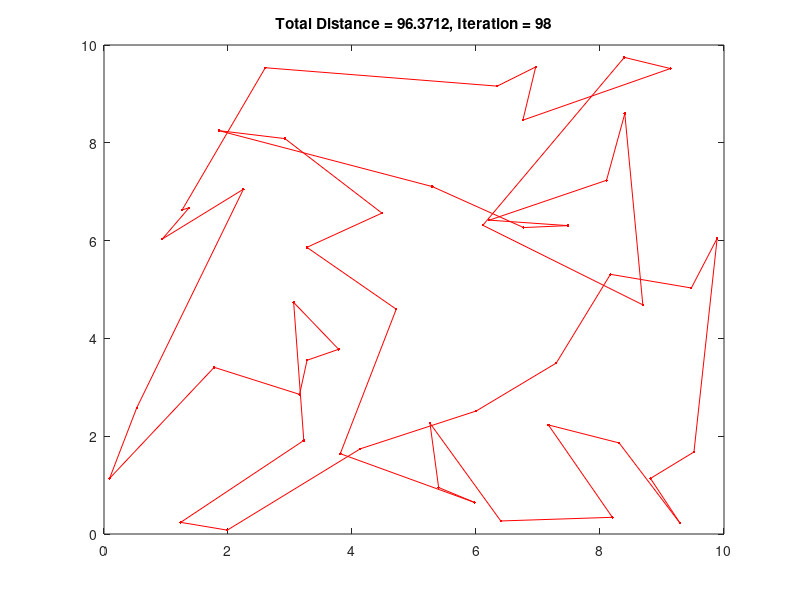
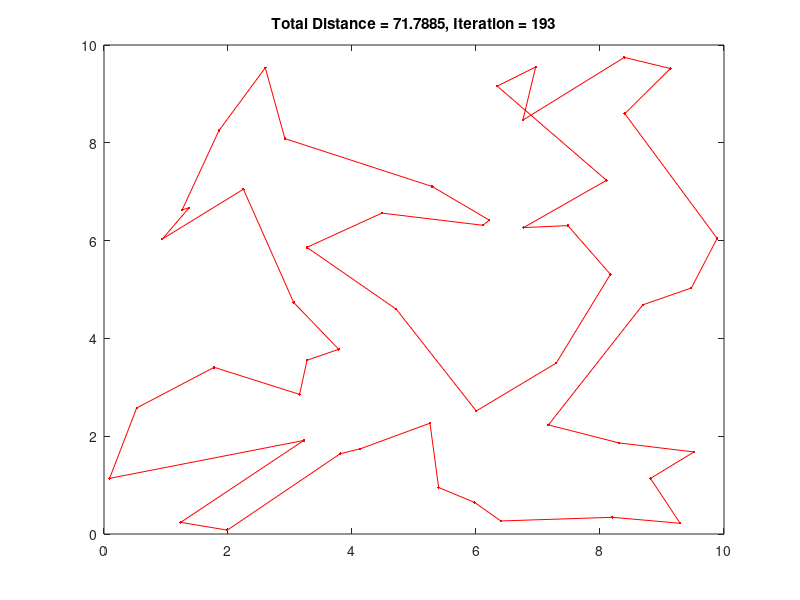
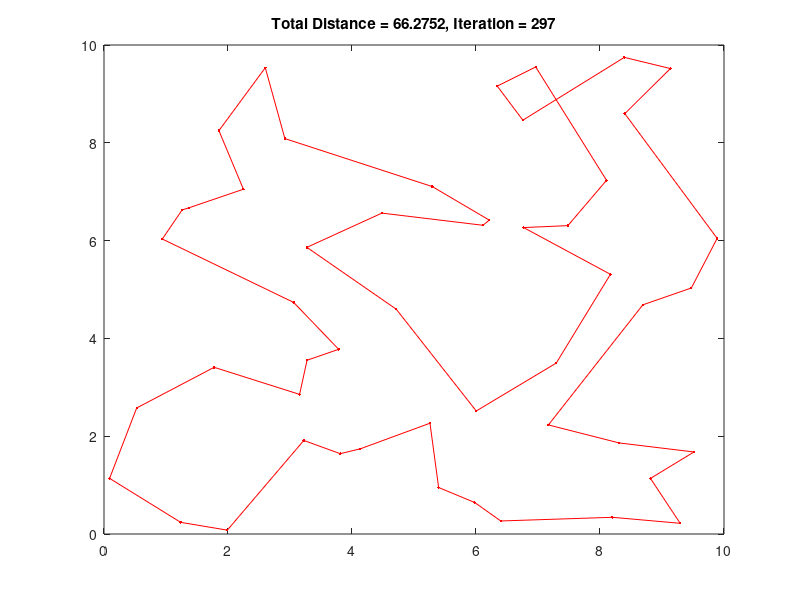
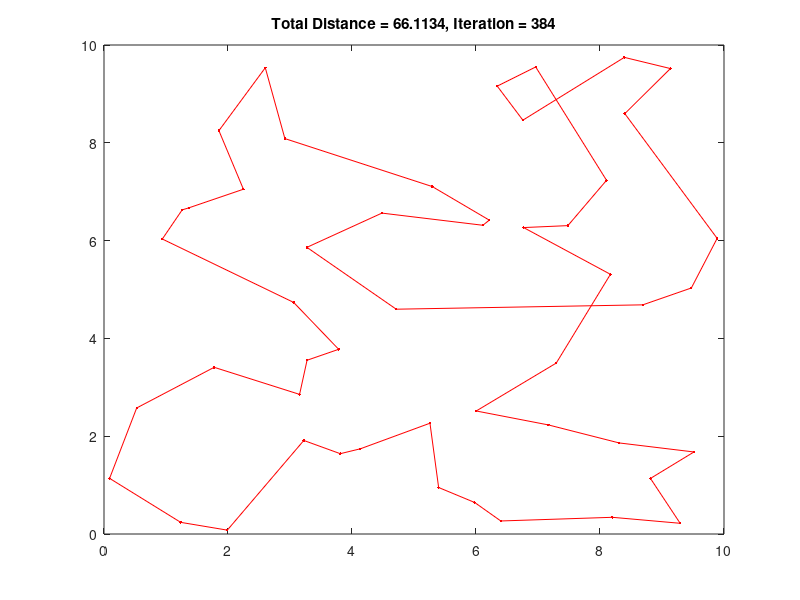

Here is the MATLAB script that generated these plots, in order:
%TSP_GA Traveling Salesman Problem (TSP) Genetic Algorithm (GA)
%   
%   Total Disclosure: This function was written and shared on the Mathworks
%   file exchange. I have modified it to fit my own needs for the project,
%   but the original author is credited below, and much of the foundation
%   for what I have done was written by him.
%
%   Finds a (near) optimal solution to the TSP by setting up a GA to search
%   for the shortest route (least distance for the salesman to travel to
%   each city exactly once and return to the starting city)
%
% Summary:
%     1. A single salesman travels to each of the cities and completes the
%        route by returning to the city he started from
%     2. Each city is visited by the salesman exactly once
%
% Input:
%     USERCONFIG (structure) with zero or more of the following fields:
%     - XY (float) is an Nx2 matrix of city locations, where N is the number of cities
%     - DMAT (float) is an NxN matrix of point to point distances/costs
%     - POPSIZE (scalar integer) is the size of the population (should be divisible by 4)
%     - NUMITER (scalar integer) is the number of desired iterations for the algorithm to run
%     - SHOWPROG (scalar logical) shows the GA progress if true
%     - SHOWRESULT (scalar logical) shows the GA results if true
%
% Input Notes:
%     1. Rather than passing in a structure containing these fields, any/all of
%        these inputs can be passed in as parameter/value pairs in any order instead.
%     2. Field/parameter names are case insensitive but must match exactly otherwise.
%
% Output:
%     RESULTSTRUCT (structure) with the following fields:
%         (in addition to a record of the algorithm configuration)
%     - OPTROUTE (integer array) is the best route found by the algorithm
%     - MINDIST (scalar float) is the cost of the best route
%
% Usage:
%     tsp_ga
%       -or-
%     tsp_ga(userConfig)
%       -or-
%     resultStruct = tsp_ga;
%       -or-
%     resultStruct = tsp_ga(userConfig);
%       -or-
%     [...] = tsp_ga('Param1',Value1,'Param2',Value2, ...);
%
% Example:
%     % Let the function create an example problem to solve
%     tsp_ga;
%
% Example:
%     % Request the output structure from the solver
%     resultStruct = tsp_ga;
%
% Example:
%     % Pass a random set of user-defined XY points to the solver
%     userConfig = struct('xy',10*rand(50,2));
%     resultStruct = tsp_ga(userConfig);
%
% Example:
%     % Pass a more interesting set of XY points to the solver
%     n = 100;
%     phi = (sqrt(5)-1)/2;
%     theta = 2*pi*phi*(0:n-1);
%     rho = (1:n).^phi;
%     [x,y] = pol2cart(theta(:),rho(:));
%     xy = 10*([x y]-min([x;y]))/(max([x;y])-min([x;y]));
%     userConfig = struct('xy',xy);
%     resultStruct = tsp_ga(userConfig);
%
% Example:
%     % Pass a random set of 3D (XYZ) points to the solver
%     xyz = 10*rand(50,3);
%     userConfig = struct('xy',xyz);
%     resultStruct = tsp_ga(userConfig);
%
% Example:
%     % Change the defaults for GA population size and number of iterations
%     userConfig = struct('popSize',200,'numIter',1e4);
%     resultStruct = tsp_ga(userConfig);
%

%
% See also: mtsp_ga, tsp_nn, tspo_ga, tspof_ga, tspofs_ga, distmat
%
% Author: Joseph Kirk
% Email: jdkirk630@gmail.com
% Release: 3.0
% Release Date: 05/01/2014
function varargout = tsp_ga(varargin)
    
    % Initialize default configuration
    defaultConfig.xy          = 10*rand(50,2);
    defaultConfig.dmat        = [];
    defaultConfig.popSize     = 100;
    defaultConfig.numIter     = 1e4;
    defaultConfig.run         = 0;
    defaultConfig.mutation    = 'inversion';
    defaultConfig.showProg    = true;
    defaultConfig.showResult  = true;
    
    % Interpret user configuration inputs
    if ~nargin
        userConfig = struct();
    elseif isstruct(varargin{1})
        userConfig = varargin{1};
    else
        try
            userConfig = struct(varargin{:});
        catch
            error('Expected inputs are either a structure or parameter/value pairs');
        end
    end
    
    % Override default configuration with user inputs
    configStruct = get_config(defaultConfig,userConfig);
    
    % Extract configuration
    xy          = configStruct.xy;
    dmat        = configStruct.dmat;
    popSize     = configStruct.popSize;
    numIter     = configStruct.numIter;
    mutation    = configStruct.mutation;
    run         = configStruct.run;
    showProg    = configStruct.showProg;
    showResult  = configStruct.showResult;
    if isempty(dmat)
        nPoints = size(xy,1);
        a = meshgrid(1:nPoints);
        dmat = reshape(sqrt(sum((xy(a,:)-xy(a',:)).^2,2)),nPoints,nPoints);
    end
    
    % Verify Inputs
    [N,dims] = size(xy);
    [nr,nc] = size(dmat);
    if N ~= nr || N ~= nc
        error('Invalid XY or DMAT inputs!')
    end
    n = N;
    mutation = lower(mutation);
    if (mutation ~= "inversion") && (mutation ~= "swap") && (mutation ~= "slide")
        error('Invalid mutation type chosen');
    end
    
    folder = pwd; % Current working directory
    [pathstr, foldername] = fileparts(folder); % foldername = 'project4'
    if ~exist('Runs','dir')
        mkdir("Runs");
    end
    newDirectory = ['Runs/' mutation '_' num2str(popSize) 'popSize_' 'Run' num2str(run)];
    if ~exist(newDirectory)
        mkdir(newDirectory);
    end
    oldMin = inf; % used for saving pics
    
    % Sanity Checks
    popSize     = 4*ceil(popSize/4);
    numIter     = max(1,round(real(numIter(1))));
    showProg    = logical(showProg(1));
    showResult  = logical(showResult(1));
    
    % Initialize the Population
    pop = zeros(popSize,n);
    pop(1,:) = (1:n);
    for k = 2:popSize
        pop(k,:) = randperm(n);
    end
    
    % Run the GA
    globalMin = Inf;
    totalDist = zeros(1,popSize);
    distHistory = zeros(1,numIter);
    tmpPop = zeros(2,n);
    newPop = zeros(popSize,n);
    repeat = 0;
    if showProg
        figure('Name','TSP_GA | Current Best Solution','Numbertitle','off');
        hAx = gca;
    end
    for iter = 1:numIter
        % Evaluate Each Population Member (Calculate Total Distance)
        for p = 1:popSize
            d = dmat(pop(p,n),pop(p,1)); % Closed Path
            for k = 2:n
                d = d + dmat(pop(p,k-1),pop(p,k));
            end
            % Store all route distances for every route in population
            totalDist(p) = d; 
        end
        
        % Find the Best Route in the Population
        [minDist,index] = min(totalDist);
        distHistory(iter) = minDist;
        if minDist < globalMin
            globalMin = minDist;
            optRoute = pop(index,:);
            if showProg
                % Plot the Best Route
                rte = optRoute([1:n 1]);
                plot(hAx,xy(rte,1),xy(rte,2),'r.-'); 
                title(hAx,sprintf('Total Distance = %1.4f, Iteration = %d',minDist,iter));
                drawnow;
                currentIter = iter;
            end
            repeat = 0;
        else
            % Counter for potential diminishing returns
            repeat = repeat + 1;
        end
        
        % Stop the program if there are diminishing returns
        % (Stops after there are no better results after 500 iterations
        if repeat > 500
            numIter = currentIter;
            break;
        end
        
        % Save a picture each 100 iterations
        if (mod(iter,100) == 0) && globalMin < oldMin
            oldMin = globalMin;
            full = [newDirectory '/' num2str(iter) '.png'];
            saveas(gcf,full);
        end
        
        % Genetic Algorithm Operators
        randomOrder = randperm(popSize);
        for p = 4:4:popSize
            rtes = pop(randomOrder(p-3:p),:); % 4 random routes in population
            dists = totalDist(randomOrder(p-3:p));
            [ignore,idx] = min(dists); %#ok
            bestOf4Route = rtes(idx,:); % pick shortest route in the random
            routeInsertionPoints = sort(ceil(n*rand(1,2)));
            I = routeInsertionPoints(1);
            J = routeInsertionPoints(2);
            % Mutate the best to get a new route. Replace other 3 with the
            % same 'best' route
            for k = 1:4 
                tmpPop(k,:) = bestOf4Route;
                if k == 4
                    switch mutation
                        case 'inversion'
                            tmpPop(k,I:J) = tmpPop(k,J:-1:I);
                        case 'swap'
                            tmpPop(k,[I J]) = tmpPop(k,[J I]);
                        % case 'slide'
                            % tmpPop(k,I:J) = tmpPop(k,[I+1:J I]);
                        otherwise % Do Nothing
                    end
                end
            end
            newPop(p-3:p,:) = tmpPop;
        end
        pop = newPop;
        
    end
    
    if showResult
        % Plots the GA Results
        figure('Name','TSP_GA | Results','Numbertitle','off');
        % subplot(2,2,1);
        % pclr = ~get(0,'DefaultAxesColor');
        % if dims > 2, plot3(xy(:,1),xy(:,2),xy(:,3),'.','Color',pclr);
        % else plot(xy(:,1),xy(:,2),'.','Color',pclr); end
        % title('City Locations');
        % subplot(2,2,2);
        % imagesc(dmat(optRoute,optRoute));
        % title('Distance Matrix');
        % subplot(2,2,3);
        % rte = optRoute([1:n 1]);
        % if dims > 2, plot3(xy(rte,1),xy(rte,2),xy(rte,3),'r.-');
        % else plot(xy(rte,1),xy(rte,2),'r.-'); end
        % title(sprintf('Total Distance = %1.4f',minDist));
        % subplot(2,2,4);
        plot(distHistory,'b','LineWidth',2);
        title('Best Solution History');
        set(gca,'XLim',[0 numIter+1],'YLim',[0 1.1*max([1 distHistory])]);
        xlabel('Number of Iterations');
        ylabel('Total Distance');
        name = [newDirectory '/solnHistory.png'];
        saveas(gcf,name);
    end
    
    % Return Output
    if nargout
        resultStruct = struct( ...
            'xy',          xy, ...
            'dmat',        dmat, ...
            'popSize',     popSize, ...
            'numIter',     numIter, ...
            'showProg',    showProg, ...
            'showResult',  showResult, ...
            'optRoute',    optRoute, ...
            'minDist',     minDist);
        
        varargout = {resultStruct};
    end
    
end

% Subfunction to override the default configuration with user inputs
function config = get_config(defaultConfig,userConfig)
    
    % Initialize the configuration structure as the default
    config = defaultConfig;
    
    % Extract the field names of the default configuration structure
    defaultFields = fieldnames(defaultConfig);
    
    % Extract the field names of the user configuration structure
    userFields = fieldnames(userConfig);
    nUserFields = length(userFields);
    
    % Override any default configuration fields with user values
    for i = 1:nUserFields
        userField = userFields{i};
        isField = strcmpi(defaultFields,userField);
        if nnz(isField) == 1
            thisField = defaultFields{isField};
            config.(thisField) = userConfig.(userField);
        end
    end
    
end